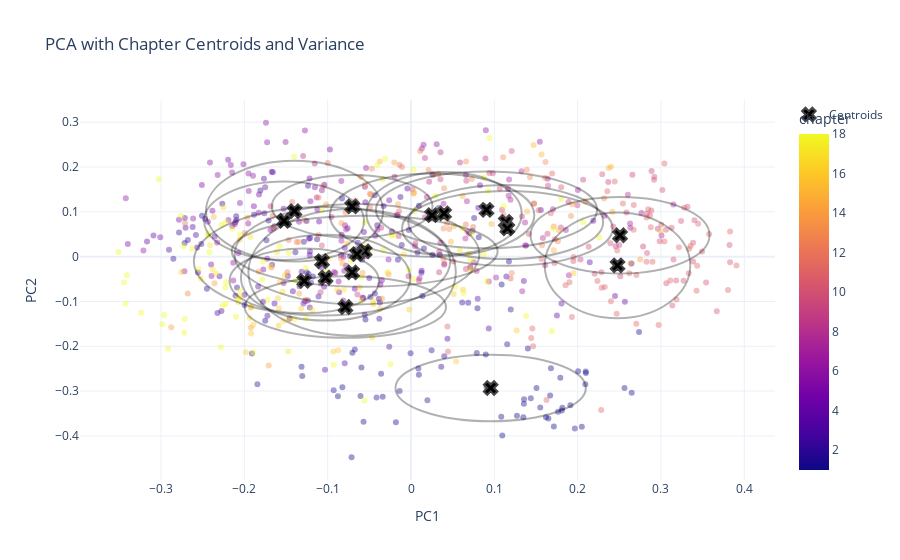

The notebook cell saved with this chart:
### Code cell
# ---------------------------------------------------------
# 1. CALCULATE CENTROID AND VARIANCE
# ---------------------------------------------------------
# Group by chapter and calculate mean and variance for PC1 and PC2
chapter_stats = df_pca.groupby('chapter')[['PC1', 'PC2']].agg(['mean', 'var'])

# Flatten the hierarchical columns (e.g., ('PC1', 'mean') -> 'PC1_mean')
chapter_stats.columns = ['_'.join(col).strip() for col in chapter_stats.columns.values]
chapter_stats = chapter_stats.reset_index()

# Calculate Standard Deviation (for plotting circles)
# We take the square root of the variance
chapter_stats['PC1_std'] = np.sqrt(chapter_stats['PC1_var'])
chapter_stats['PC2_std'] = np.sqrt(chapter_stats['PC2_var'])

# ---------------------------------------------------------
# 2. PLOT
# ---------------------------------------------------------
# Create the base scatter plot of all verses
fig = px.scatter(
    df_pca, 
    x='PC1', 
    y='PC2', 
    color='chapter',
    hover_name='chapter',
    title='PCA with Chapter Centroids and Variance',
    template='plotly_white',
    opacity=0.4  # Make the points slightly transparent to see centroids better
)

# Add the CENTROIDS as a new trace (Large 'X' markers)
fig.add_trace(
    go.Scatter(
        x=chapter_stats['PC1_mean'],
        y=chapter_stats['PC2_mean'],
        mode='markers',
        marker=dict(symbol='x', size=12, color='black', line=dict(width=2)),
        name='Centroids',
        text=chapter_stats['chapter'],
        hoverinfo='text'
    )
)

# Add VARIANCE circles (1 Standard Deviation)
# We loop through each chapter to draw a circle around its centroid
for i, row in chapter_stats.iterrows():
    fig.add_shape(
        type="circle",
        xref="x", yref="y",
        x0=row['PC1_mean'] - row['PC1_std'], 
        y0=row['PC2_mean'] - row['PC2_std'],
        x1=row['PC1_mean'] + row['PC1_std'], 
        y1=row['PC2_mean'] + row['PC2_std'],
        line_color="black",
        opacity=0.3
    )

fig.show()

### Figure 1 — Plotly figure (JSON) as saved in the notebook; plotly's stock layout.template omitted (floating-point values rounded to 4 significant figures; data arrays with more than 128 entries replaced by an {"elided": "..."} marker saying what was removed)
{"data": [{"hovertemplate": "<b>%{hovertext}</b><br><br>PC1=%{x}<br>PC2=%{y}<br>chapter=%{marker.color}<extra></extra>", "hovertext": {"elided": "700 float values"}, "legendgroup": "", "marker": {"color": {"elided": "700 int values"}, "coloraxis": "coloraxis", "opacity": 0.4, "symbol": "circle"}, "mode": "markers", "name": "", "orientation": "v", "showlegend": false, "type": "scatter", "x": {"elided": "700 float values"}, "xaxis": "x", "y": {"elided": "700 float values"}, "yaxis": "y"}, {"hoverinfo": "text", "marker": {"color": "black", "line": {"width": 2}, "size": 12, "symbol": "x"}, "mode": "markers", "name": "Centroids", "text": [1.0, 2.0, 3.0, 4.0, 5.0, 6.0, 7.0, 8.0, 9.0, 10.0, 11.0, 12.0, 13.0, 14.0, 15.0, 16.0, 17.0, 18.0], "type": "scatter", "x": [0.09562, -0.07066, -0.1025, -0.05558, -0.1523, -0.1398, 0.1137, 0.03969, 0.1156, 0.2509, 0.2479, -0.07059, 0.0253, -0.06485, 0.09062, -0.07876, -0.1281, -0.1068], "y": [-0.2931, -0.03499, -0.04697, 0.0119, 0.08011, 0.1017, 0.0774, 0.09645, 0.06297, 0.04771, -0.01953, 0.1121, 0.09261, 0.005604, 0.1045, -0.1125, -0.05408, -0.01023]}], "layout": {"coloraxis": {"colorbar": {"title": {"text": "chapter"}}, "colorscale": [[0, "#0d0887"], [0.1111, "#46039f"], [0.2222, "#7201a8"], [0.3333, "#9c179e"], [0.4444, "#bd3786"], [0.5556, "#d8576b"], [0.6667, "#ed7953"], [0.7778, "#fb9f3a"], [0.8889, "#fdca26"], [1, "#f0f921"]]}, "legend": {"tracegroupgap": 0}, "shapes": [{"line": {"color": "black"}, "opacity": 0.3, "type": "circle", "x0": -0.01862, "x1": 0.2099, "xref": "x", "y0": -0.3674, "y1": -0.2189, "yref": "y"}, {"line": {"color": "black"}, "opacity": 0.3, "type": "circle", "x0": -0.1951, "x1": 0.05382, "xref": "x", "y0": -0.1763, "y1": 0.1064, "yref": "y"}, {"line": {"color": "black"}, "opacity": 0.3, "type": "circle", "x0": -0.2041, "x1": -0.0009325, "xref": "x", "y0": -0.1426, "y1": 0.04868, "yref": "y"}, {"line": {"color": "black"}, "opacity": 0.3, "type": "circle", "x0": -0.2151, "x1": 0.104, "xref": "x", "y0": -0.06722, "y1": 0.09103, "yref": "y"}, {"line": {"color": "black"}, "opacity": 0.3, "type": "circle", "x0": -0.2483, "x1": -0.05637, "xref": "x", "y0": -0.007368, "y1": 0.1676, "yref": "y"}, {"line": {"color": "black"}, "opacity": 0.3, "type": "circle", "x0": -0.2461, "x1": -0.03357, "xref": "x", "y0": -0.0107, "y1": 0.2141, "yref": "y"}, {"line": {"color": "black"}, "opacity": 0.3, "type": "circle", "x0": -0.003171, "x1": 0.2307, "xref": "x", "y0": -0.005363, "y1": 0.1602, "yref": "y"}, {"line": {"color": "black"}, "opacity": 0.3, "type": "circle", "x0": -0.05349, "x1": 0.1329, "xref": "x", "y0": 0.003904, "y1": 0.189, "yref": "y"}, {"line": {"color": "black"}, "opacity": 0.3, "type": "circle", "x0": -0.01078, "x1": 0.242, "xref": "x", "y0": -0.02034, "y1": 0.1463, "yref": "y"}, {"line": {"color": "black"}, "opacity": 0.3, "type": "circle", "x0": 0.1434, "x1": 0.3583, "xref": "x", "y0": -0.03778, "y1": 0.1332, "yref": "y"}, {"line": {"color": "black"}, "opacity": 0.3, "type": "circle", "x0": 0.1606, "x1": 0.3351, "xref": "x", "y0": -0.1374, "y1": 0.09832, "yref": "y"}, {"line": {"color": "black"}, "opacity": 0.3, "type": "circle", "x0": -0.167, "x1": 0.02584, "xref": "x", "y0": 0.04186, "y1": 0.1823, "yref": "y"}, {"line": {"color": "black"}, "opacity": 0.3, "type": "circle", "x0": -0.09736, "x1": 0.148, "xref": "x", "y0": -0.0001836, "y1": 0.1854, "yref": "y"}, {"line": {"color": "black"}, "opacity": 0.3, "type": "circle", "x0": -0.2117, "x1": 0.08205, "xref": "x", "y0": -0.1065, "y1": 0.1177, "yref": "y"}, {"line": {"color": "black"}, "opacity": 0.3, "type": "circle", "x0": -0.04214, "x1": 0.2234, "xref": "x", "y0": 0.01869, "y1": 0.1902, "yref": "y"}, {"line": {"color": "black"}, "opacity": 0.3, "type": "circle", "x0": -0.1996, "x1": 0.04208, "xref": "x", "y0": -0.1811, "y1": -0.04382, "yref": "y"}, {"line": {"color": "black"}, "opacity": 0.3, "type": "circle", "x0": -0.2177, "x1": -0.03844, "xref": "x", "y0": -0.1264, "y1": 0.01821, "yref": "y"}, {"line": {"color": "black"}, "opacity": 0.3, "type": "circle", "x0": -0.2607, "x1": 0.04702, "xref": "x", "y0": -0.1315, "y1": 0.1111, "yref": "y"}], "title": {"text": "PCA with Chapter Centroids and Variance"}, "xaxis": {"anchor": "y", "domain": [0, 1], "title": {"text": "PC1"}}, "yaxis": {"anchor": "x", "domain": [0, 1], "title": {"text": "PC2"}}}}
